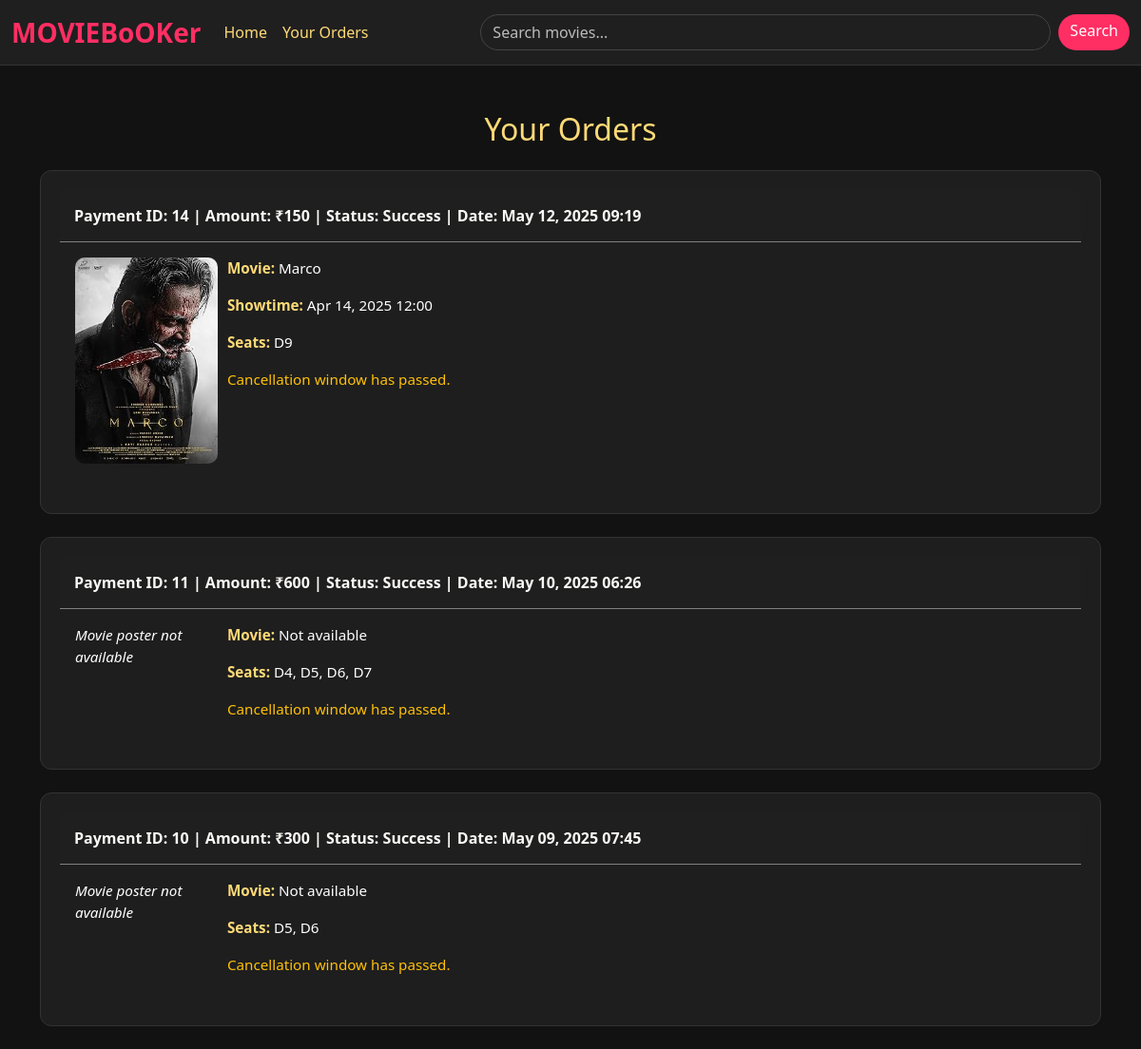
The app's page /your_orders/ (signed in) with its own data.
### payments/models.py (models this page shows)
class payments(models.Model):
    booking = models.ForeignKey(bookings, on_delete=models.CASCADE)  # Changed to 'booking' (singular)
    payment_method = models.CharField(max_length=100, choices=[['card', 'card'], ['upi', 'upi'], ['netbanking', 'netbanking']])
    amount = models.IntegerField()
    status = models.CharField(max_length=100, choices=[['success', 'success'], ['failed', 'failed']])
    transaction_time = models.DateTimeField(auto_now_add=True)

### bookings/models.py (models this page shows)
class bookings(models.Model):
    user = models.ForeignKey(User, on_delete=models.CASCADE)
    showtime = models.ForeignKey(showtimes, on_delete=models.SET_NULL, null=True, blank=True)
    booking_time= models.DateTimeField(auto_now_add=True)
    total_amount = models.DecimalField(max_digits=10, decimal_places=2)
    booking_status = models.CharField(max_length=20, choices=[['booked', 'booked'], ['cancelled', 'cancelled'],['pending', 'pending']])

class bookingseats(models.Model):
    booking = models.ForeignKey(bookings, on_delete=models.CASCADE)
    seat = models.ForeignKey(seats, on_delete=models.SET_NULL, null=True, blank=True)

### theatre/models.py (models this page shows, shortened)
class showtimes(models.Model):
    movie=models.ForeignKey(movies, on_delete=models.SET_NULL, null=True, blank=True)
    theatre=models.ForeignKey(theatre, on_delete=models.CASCADE)
    show_time=models.DateTimeField()
    screen_number=models.IntegerField(null=True, blank=True)

class seats(models.Model):
    theatre=models.ForeignKey(theatre, on_delete=models.CASCADE)
    screen_number = models.IntegerField(null=True, blank=True)
    row_label = models.CharField(max_length=255)
    seat_number = models.IntegerField()
    seat_type = models.CharField(max_length=255,choices=[['VIP', 'VIP'], ['Gold', 'Gold'], ['Regular', 'Regular']])

### movies/models.py (models this page shows, shortened)
class movies(models.Model):
    movie_id = models.AutoField(primary_key=True)
    title = models.CharField(max_length=255)
    genre = models.CharField(max_length=255, choices=genre)
    language = models.CharField(max_length=255, choices=language)
    synopsis = models.TextField()
    cast = models.TextField()
    movie_image = models.ImageField(upload_to='movie_image/', null=True, blank=True)
    duration_minutes = models.IntegerField()
    release_date = models.DateField()
    trailer_url = models.CharField(max_length=20000, null=True, blank=True)
    status = models.CharField()
    slug = models.CharField(max_length=1000, null=True, blank=True)

### dashboard/views.py (the view)
# urls.py: path('your_orders/', your_orders, name='your_orders'),
@login_required
def your_orders(request):
    user = User.objects.get(username=request.user)
    user_bookings = bookings.objects.filter(user=user, booking_status='confirmed').order_by('-booking_time')
    tickets = {}
    for booking in user_bookings:
        try:
            payment = payments.objects.get(booking=booking)
        except payments.DoesNotExist:
            continue
        seats = bookingseats.objects.filter(booking=booking)
        showtime = getattr(booking, 'showtime', None)
        show_time_value = getattr(showtime, 'show_time', None)
        if show_time_value:
            can_cancel = check_cancellation(show_time_value)
        else:
            can_cancel = False  # or True, based on your logic
        tickets[payment] = {'seats': seats, 'can_cancel': can_cancel}
    context = {
        'movies': movies.objects.all(),
        'tickets': tickets,
        'user': user,
    }
    return render(request, 'dashboard/your_orders.html', context)

### dashboard/views.py (called while the page is built)
def check_cancellation(show_time):
    now_time = now()  # Get the current time
    buffer_time = show_time - timedelta(minutes=20)  # 20 minutes before showtime
    return now_time < buffer_time  # Return True if current time is before the buffer time

### templates/dashboard/your_orders.html (shortened to what this page needs)
{% extends 'base.html' %}
{% load static %}
{% load tz %}
{% now "U" as current_timestamp %}
{% block content %}
<link href="https://cdnjs.cloudflare.com/ajax/libs/Toastify/1.12.0/Toastify.min.css" rel="stylesheet">
<nav class="navbar navbar-expand-lg bg-body-tertiary">
    <div class="container-fluid">
        <a class="navbar-brand" href="{% url 'movies_list' %}">MOVIEBoOKer</a>
        <div class="collapse navbar-collapse" id="navbarSupportedContent">
            <ul class="navbar-nav me-auto mb-2 mb-lg-0">
                <li class="nav-item">
                    <a class="nav-link active" href="{% url 'movies_list' %}">Home</a>
                </li>
                <li class="nav-item">
                    <a class="nav-link active" href="{% url 'your_orders' %}">Your Orders</a>
                </li>
            </ul>
            <form class="d-flex" role="search" method="get" action="{% url 'movies_list' %}">
                <input class="form-control me-2" type="search" name="q" placeholder="Search movies..." value="{{ search_query }}">
                <button class="btn btn-outline-success" type="submit">Search</button>
            </form>
        </div>
    </div>
</nav>
<div class="container mt-5">
    <h2 class="mb-4">Your Orders</h2>
    {% for payment, data in tickets.items %}
    <div class="card mb-4">
        <div class="card-header">
            <strong>Payment ID:</strong> {{ payment.id }} |
            <strong>Amount:</strong> ₹{{ payment.amount }} |
            <strong>Status:</strong> {{ payment.status|title }} |
            <strong>Date:</strong> {{ payment.booking.booking_time|date:"M d, Y H:i" }}
        </div>
        <div class="card-body">
            <div class="movie-poster mb-3 mr-4">
                {% if payment.booking.showtime and payment.booking.showtime.movie and payment.booking.showtime.movie.movie_image %}
                    <img src="{{ payment.booking.showtime.movie.movie_image.url }}" alt="{{ payment.booking.showtime.movie.title }}" class="img-fluid">
                {% else %}
                    <p><em>Movie poster not available</em></p>
                {% endif %}
            </div>
            <div class="movie-details">
                {% if payment.booking.showtime and payment.booking.showtime.movie %}
                    <p><strong>Movie:</strong> {{ payment.booking.showtime.movie.title }}</p>
                    {% if payment.booking.showtime.show_time %}
                        <p><strong>Showtime:</strong> {{ payment.booking.showtime.show_time|date:"M d, Y H:i" }}</p>
                    {% else %}
                        <p><strong>Showtime:</strong> Not available</p>
                    {% endif %}
                {% else %}
                    <p><strong>Movie:</strong> Not available</p>
                {% endif %}
                <p><strong>Seats:</strong>
                    {% for seat in data.seats %}
                        {{ seat.seat.row_label }}{{ seat.seat.seat_number }}{% if not forloop.last %}, {% endif %}
                    {% endfor %}
                </p>
                {% if data.can_cancel %}
                    <form action="{% url 'cancel_ticket' payment.booking.id %}" method="POST">
                        {% csrf_token %}
                        <button type="submit" class="btn btn-outline-danger mt-3">Cancel Booking</button>
                    </form>
                {% else %}
                    <p class="text-warning">Cancellation window has passed.</p>
                {% endif %}
            </div>
        </div>
    </div>
    {% endfor %}
</div>
{% endblock %}

### templates/dashboard/your_orders.html (style rules this page uses)
.navbar { background-color: #1f1f1f !important; border-bottom: 1px solid #333; }
.navbar-brand { color: #ff2e63 !important; font-size: 28px; font-weight: bold; }
.navbar-nav .nav-link { color: #fff !important; }
.navbar-nav .nav-link.active { color: #ffda77 !important; }
.form-control { width: 600px; border-radius: 20px; background-color: #1f1f1f; color: white; border: 1px solid #444; }
.form-control::placeholder { color: #bbb; }
.btn-outline-success { border-radius: 20px; background-color: #ff2e63; color: white; border: none; padding-top: 2px; }
body { background-color: #121212; color: #fff; font-family: 'Segoe UI', sans-serif; }
.card-body { display: flex; gap: 10px; align-items: flex-start; background-color: #1e1e1e; color: #fff; }
.movie-poster { flex: 0 0 150px; }
.movie-poster img { width: 100%; height: auto; border-radius: 10px; }
.movie-details { flex: 1; }
.card { background-color: #1e1e1e; border-radius: 12px; padding: 20px; border: 1px solid #333; color: #fff; }
.card-header { background-color: #1f1f1f; color: #faf9f6; font-weight: bold; padding: 15px; border-bottom: #818181 1px solid; }
.card-body p { color: #ffffff; font-size: 0.95rem; }
.card-body .movie-details strong { color: #ffda77; }
h2 { color: #ffda77; text-align: center; margin-bottom: 30px; }
a { color: #ffda77; }

### records on screen
payments: id "14", amount "150", status "Success", booking.booking_time "May 12, 2025 09:19", booking.showtime.movie.movie_image (picture), booking.showtime.movie "Marco", booking.showtime.show_time "Apr 14, 2025 12:00"
bookingseats: seat.row_label "D", seat.seat_number "9"
payments: id "11", amount "600", status "Success", booking.booking_time "May 10, 2025 06:26", shows "Movie poster not available", shows "Movie:"
bookingseats: seat.row_label "D", seat.seat_number "4"
bookingseats: seat.row_label "D", seat.seat_number "5"
bookingseats: seat.row_label "D", seat.seat_number "6"
bookingseats: seat.row_label "D", seat.seat_number "7"
payments: id "10", amount "300", status "Success", booking.booking_time "May 09, 2025 07:45", shows "Movie poster not available", shows "Movie:"
bookingseats: seat.row_label "D", seat.seat_number "5"
bookingseats: seat.row_label "D", seat.seat_number "6"
